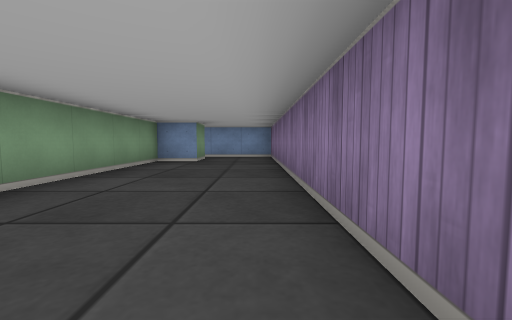
view 1 (above)

22 first-person views from a walk through a cub3D ray-caster map. The camera is about half as high as the walls, tilts 4° down and sees 90° across. The floor is counted in squares. Each view is taken from the middle of a square. On the plan, view 1 faces up. The plan holds only what a view shows up to about 9 squares ahead; the rest is blank. The place goes on beyond the plan.

view 2
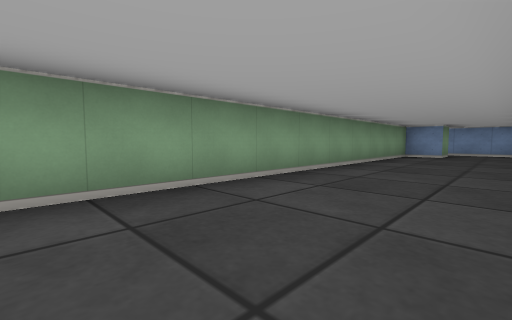

view 3
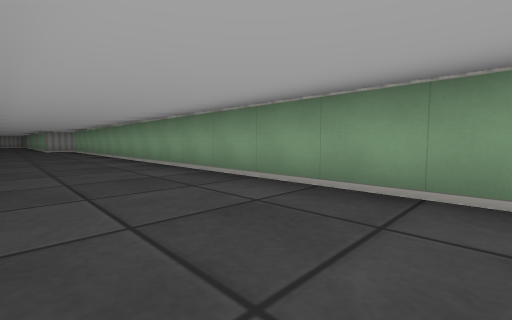

view 4
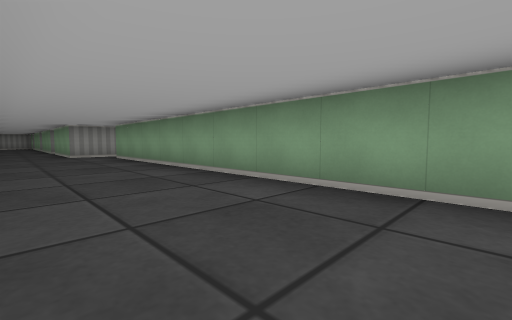

view 5
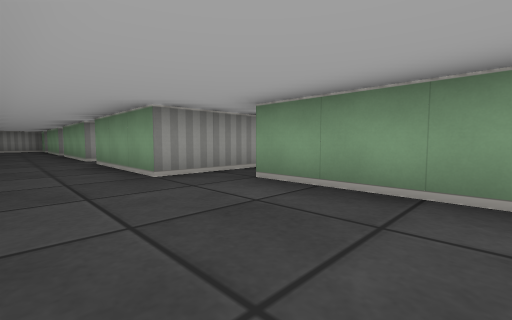

view 6
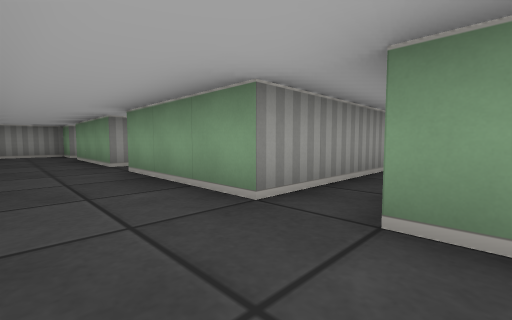

view 7
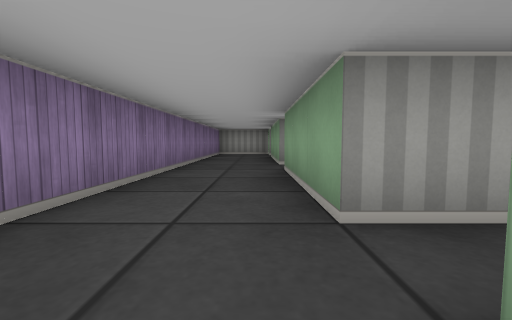

view 8
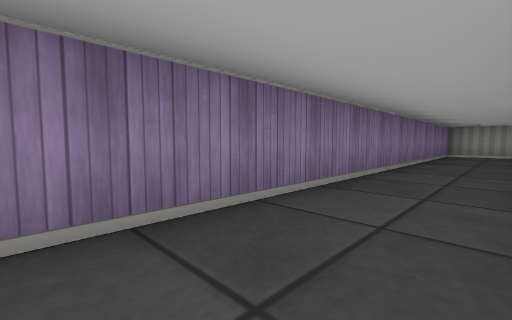

view 9
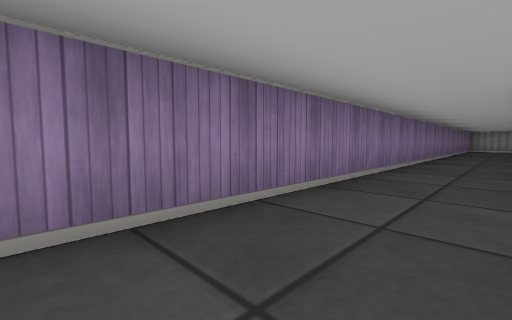

view 10
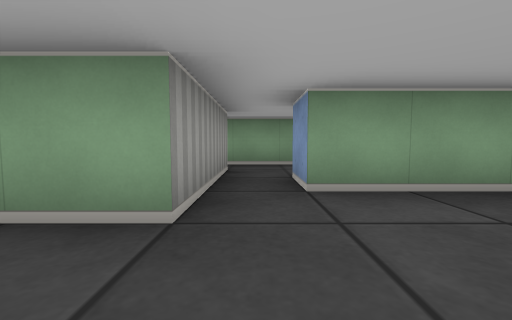

view 11
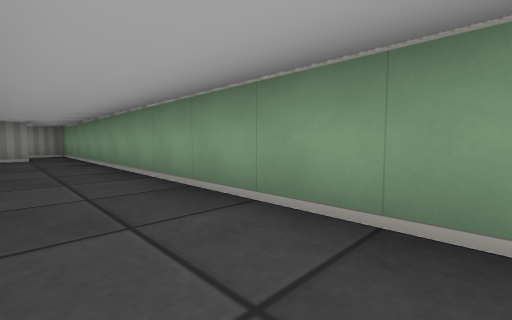

view 12
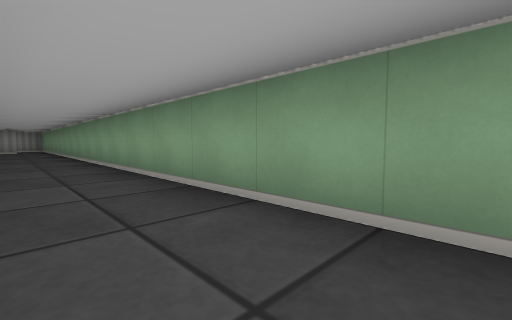

view 13
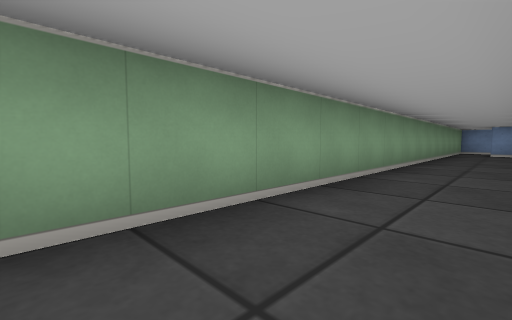

view 14
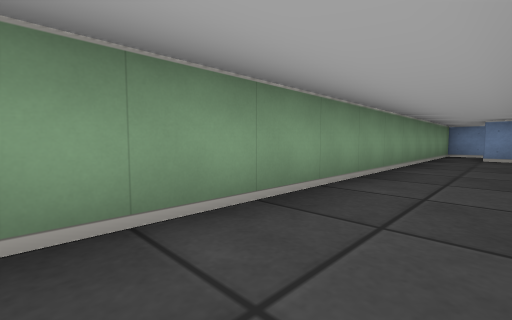

view 15
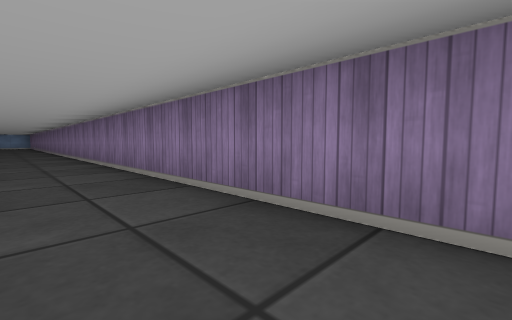

view 16
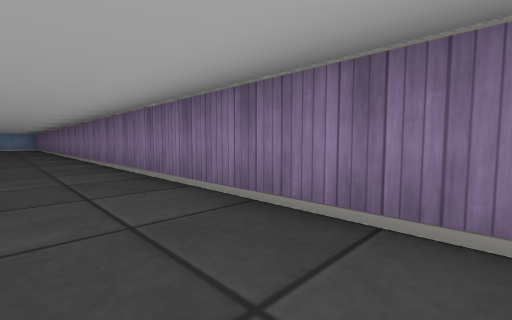

view 17
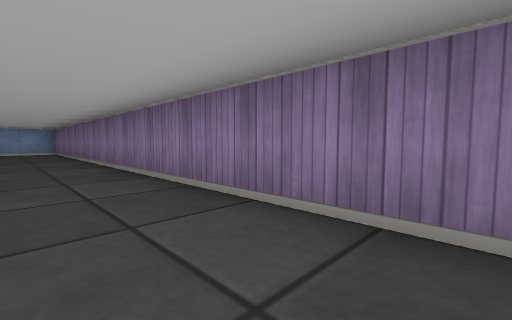

view 18
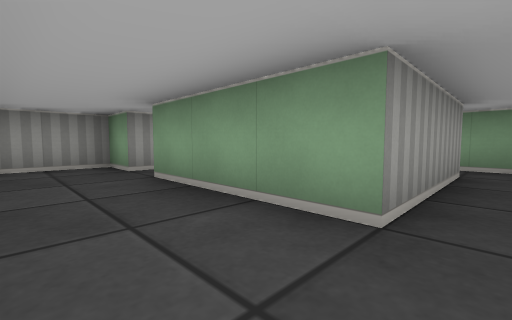

view 19
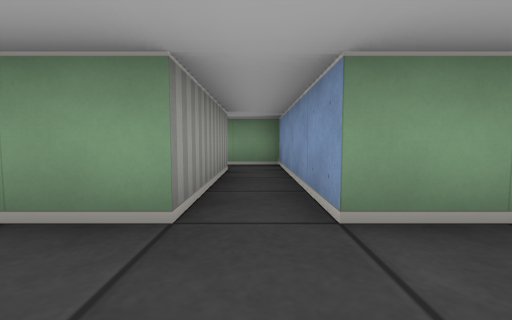

view 20
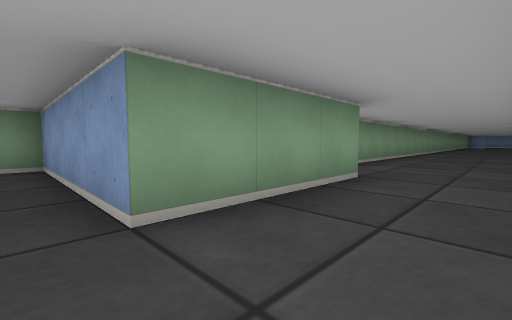

view 21
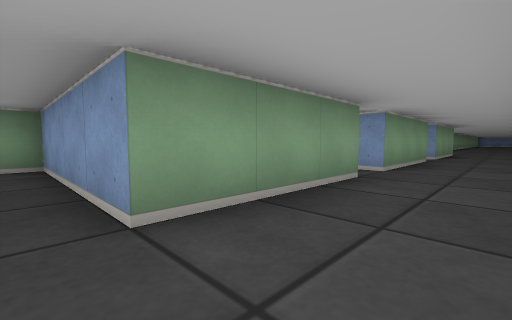

view 22
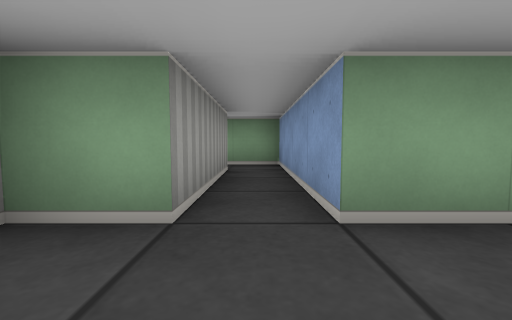

### Floor plan
Points are (right, up) in squares from view 1. A wall is a line through its corners. A room is listed if a view was taken in it or the views show most of it. See-through windows are left out.
Room 1 (views 1, 2, 3, 4, 5, 6, 7, 8, 9, 10, 15, 16, 17, 18, 19, 20, 21, 22)
walls: (-2.5, -16.5) (-1.5, -16.5) (-1.5, -19.5) (-5.5, -19.5) (-5.5, -20.1); (-4.6, -20.5) (-1.5, -20.5) (-1.5, -23.5) (-5.5, -23.5) (-5.5, -24.6); (-4.6, -24.5) (-1.5, -24.5) (-1.5, -27.5); (-1.5, 7.5) (-1.5, 6.5) (-2.5, 6.5) (-2.5, -15.5); (-1.5, -28.5) (-1.5, -29.5) (0.5, -29.5) (0.5, 8.5) (-1.8, 8.5)
ways out: opening at (-3, -16) to room 2; opening at (-5, -25); opening at (-1, -28)
Room 2 (views 11, 12, 13, 14)
walls: (-2.5, -15.5) (-3.5, -15.5); (-3.9, 6.5) (-4.5, 6.5); (-4.6, -16.5) (-2.5, -16.5); (-5.5, 6.5) (-5.5, -17.5)
ways out: opening at (-3, -16) to room 1; opening at (-5, -17); opening at (-5, 7)

Positions as (right, up) in squares from view 1, and headings:
1: (0, 0), facing up
2: (0, -3), facing up-left
3: (0, -1), facing down-left
4: (0, -7), facing down-left
5: (0, -13), facing down-left
6: (0, -19), facing down-left
7: (-1, -19), facing down
8: (-1, -19), facing down-right
9: (-1, -13), facing down-right
10: (0, -16), facing left
11: (-4, -8), facing down-left
12: (-4, -2), facing down-left
13: (-4, -5), facing up-left
14: (-4, -2), facing up-left
15: (-1, -15), facing up-right
16: (-1, -11), facing up-right
17: (-1, -4), facing up-right
18: (0, -24), facing down-left
19: (0, -24), facing left
20: (0, -20), facing up-left
21: (0, -28), facing up-left
22: (0, -28), facing left
